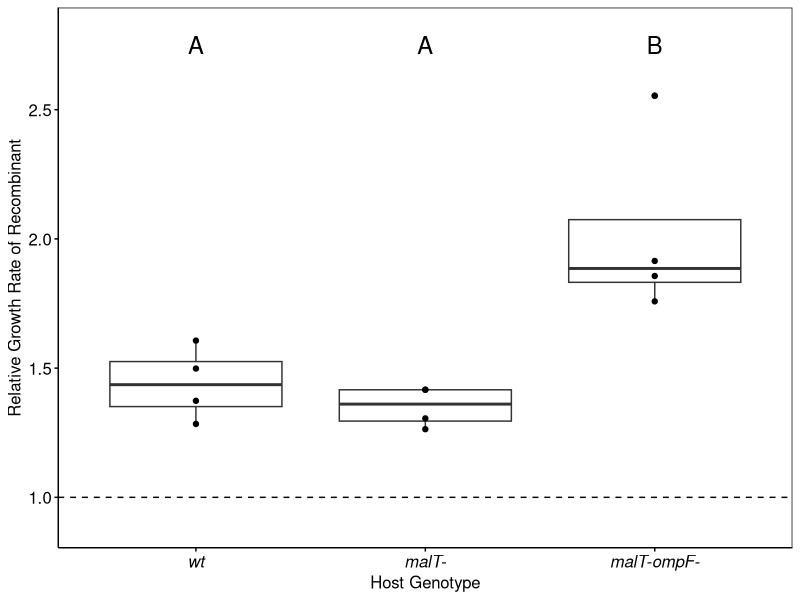
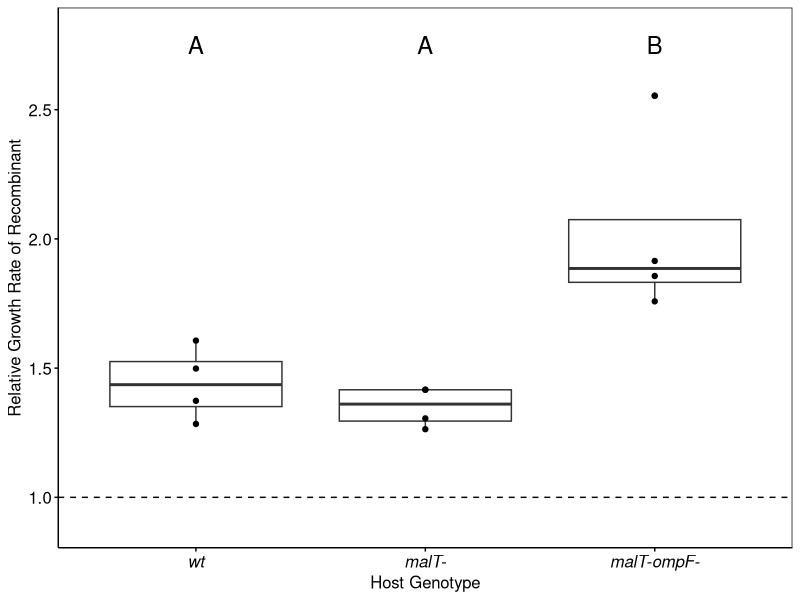

Write R code to recreate these figures, in order.

# This script uses the computed growth rates of phage pre- and post-recombination
#  to generate Figure 6
# For this script, I read in a cleaned up data set but the original data is
#  also in the same Figure 6 folder in the repository

library(reshape2)
library(dplyr)
library(ggplot2)
library(stringr)
library(ggpubr)

setwd("CoevolReplay_FastResistance/Manuscript/Github_repo/Figure6")
dat <- read.csv(file = "DataForFig.csv") 

levels(dat$Host)
dat <- dat %>%
  arrange(PercentGrowth) %>%
  # Note: I am arranging these strains by treatment
  # and then PC1 value as determined in Fig. S3
  mutate(Host = factor(Host, levels=c('wt',
                                      'malT-',
                                      'malT-ompF-')))
levels(dat$Host)
bplot2 <- ggplot(dat, aes(x = Host, y = RelativeGrowth)) +
  geom_boxplot() +
  geom_point() +
  geom_hline(yintercept = 1, linetype = 2) +
  labs(y = 'Relative Growth Rate of Recombinant', x = 'Host Genotype') +
  scale_y_continuous(limits = c(0.9,2.8), breaks = c(1, 1.5, 2, 2.5)) +
  theme(panel.grid.major = element_blank(),
        panel.grid.minor = element_blank(),
        panel.background = element_blank(),
        # Legend alterations
        legend.position = 'none',
        # Change axes title sizes
        axis.title.x=element_text(size=12, color = 'black'),
        axis.title.y=element_text(size=12, color = 'black'),
        # Change axes ticks
        axis.line = element_line(color='black'),
        axis.ticks = element_line(color= 'black'),
        # Change axes text sizes
        axis.text.x = element_text(size=12, color = 'black', face = 'italic'),
        axis.text.y = element_text(size=12, color = 'black'),
        panel.border = element_rect(fill = NA, colour = "black")) +
  annotate('text', x = 1, y = 2.75, label = 'A', size = 6) +
  annotate('text', x = 2, y = 2.75, label = 'A', size = 6) +
  annotate('text', x = 3, y = 2.75, label = 'B', size = 6)
print(bplot2)
ggsave(filename = 'Figure6.pdf', bplot2,
       width = 4, height = 4)









